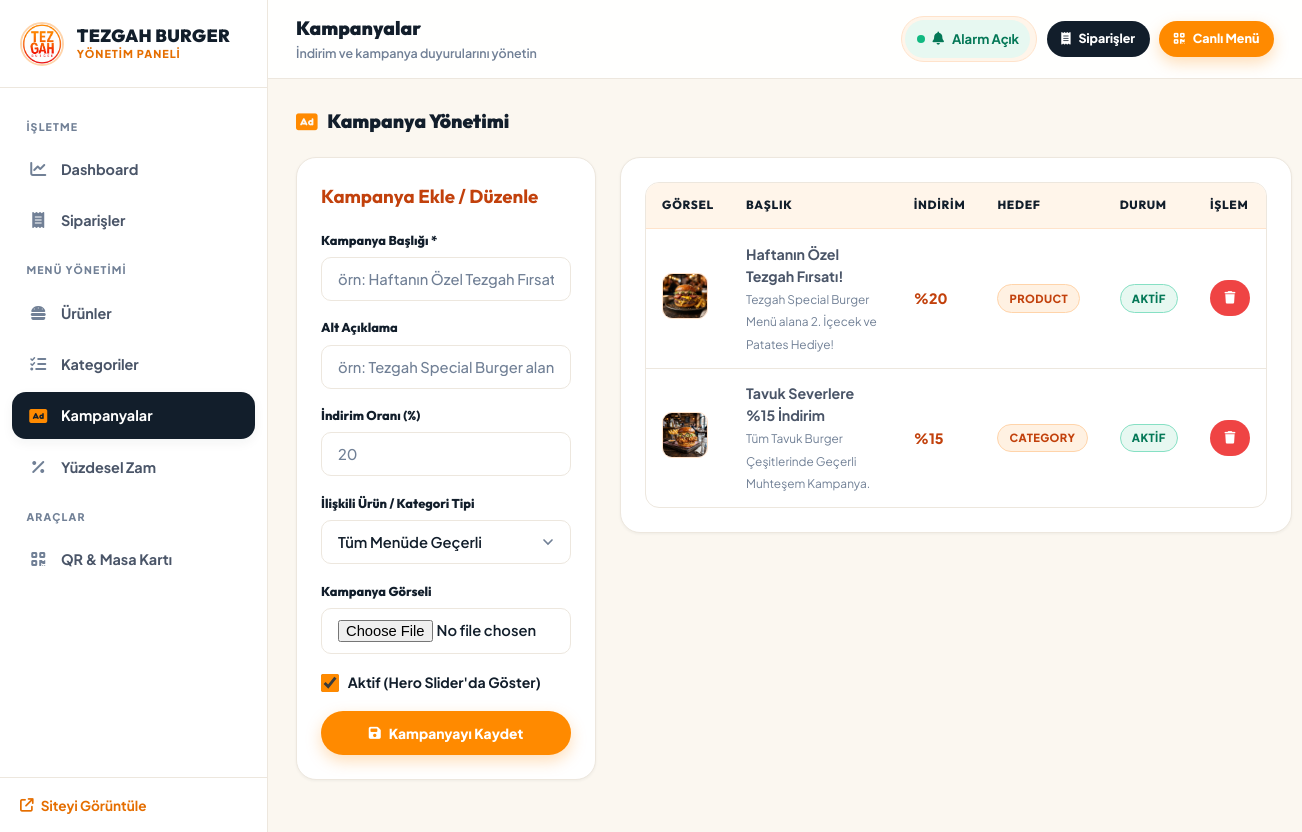
The app's page /admin/campaigns.php with its own data.
### tables this page shows
CREATE TABLE IF NOT EXISTS campaigns (
    id INT AUTO_INCREMENT PRIMARY KEY,
    title VARCHAR(150) NOT NULL,
    subtitle VARCHAR(255) DEFAULT NULL,
    image VARCHAR(255) DEFAULT NULL,
    discount_percentage DECIMAL(5,2) DEFAULT NULL,
    discount_amount DECIMAL(10,2) DEFAULT NULL,
    target_type VARCHAR(20) DEFAULT 'all',  
    target_id INT DEFAULT NULL,
    start_date DATE DEFAULT NULL,
    end_date DATE DEFAULT NULL,
    is_active TINYINT(1) DEFAULT 1,
    sort_order INT DEFAULT 0,
    created_at DATETIME DEFAULT CURRENT_TIMESTAMP
);

### includes/functions.php (called while the page is built, shortened)
<?php
function getCampaigns($only_active = true) {
    $db = getDB();
    $sql = "SELECT * FROM campaigns " . ($only_active ? "WHERE is_active = 1 " : "") . "ORDER BY sort_order ASC, created_at DESC";
    $stmt = $db->prepare($sql);
    $stmt->execute();
    return $stmt->fetchAll();
}
    ob_start(); ?>

### admin/campaigns.php (the view, shortened to what this page needs)
<?php
$page_title = 'Kampanyalar';
$page_subtitle = 'İndirim ve kampanya duyurularını yönetin';
require_once __DIR__ . '/inc/header.php';
$campaigns = getCampaigns(false);
?>
<div class="card-header-flex">
    <h2 class="card-title"><i class="fa-solid fa-rectangle-ad"></i> Kampanya Yönetimi</h2>
</div>
<div class="split-grid">
    <div class="admin-card">
        <h3 style="font-family: var(--font-heading); margin-bottom: 1.25rem; color: var(--gold-accent);">Kampanya Ekle / Düzenle</h3>
        <form action="campaigns.php" method="POST" enctype="multipart/form-data">
            <div class="form-group">
                <label class="form-label">Kampanya Başlığı *</label>
                <input type="text" name="title" id="campTitle" class="form-control" required placeholder="örn: Haftanın Özel Tezgah Fırsatı!">
            </div>
            <div class="form-group">
                <label class="form-label">Alt Açıklama</label>
                <input type="text" name="subtitle" id="campSubtitle" class="form-control" placeholder="örn: Tezgah Special Burger alana 2. İçecek Hediye!">
            </div>
            <div class="form-group">
                <label class="form-label">İndirim Oranı (%)</label>
                <input type="number" step="1" name="discount_percentage" id="campDiscount" class="form-control" placeholder="20">
            </div>
            <div class="form-group">
                <label class="form-label">İlişkili Ürün / Kategori Tipi</label>
                <select name="target_type" id="campTargetType" class="form-control" onchange="toggleTargetSelect()">
                    <option value="all">Tüm Menüde Geçerli</option>
                </select>
            </div>
            <div class="form-group">
                <label class="form-label">Kampanya Görseli</label>
                <input type="file" name="image" class="form-control" accept="image/*">
            </div>
            <div class="form-group">
                <label class="check-row">
                    <input type="checkbox" name="is_active" id="campActive" value="1" checked> Aktif (Hero Slider'da Göster)
                </label>
            </div>
            <button type="submit" name="save_campaign" class="btn btn-primary" style="width: 100%;">
                <i class="fa-solid fa-save"></i> Kampanyayı Kaydet
            </button>
        </form>
    </div>
    <div class="admin-card">
        <div class="table-responsive">
            <table class="admin-table">
                <thead>
                    <tr>
                        <th>Görsel</th>
                        <th>Başlık</th>
                        <th>İndirim</th>
                        <th>Hedef</th>
                        <th>Durum</th>
                        <th>İşlem</th>
                    </tr>
                </thead>
                <tbody>
                    <?php foreach ($campaigns as $camp): ?>
                        <tr>
                            <td>
                                <img src="../public/<?= htmlspecialchars($camp['image'] ?: 'assets/images/food/tezgah_hero_burger_1786727437034.jpg') ?>" class="thumb-sm" alt="">
                            </td>
                            <td style="font-weight: 700;">
                                <?= htmlspecialchars($camp['title']) ?>
                                <br><small style="color: var(--text-muted); font-weight: normal;"><?= htmlspecialchars($camp['subtitle']) ?></small>
                            </td>
                            <td style="font-weight: 800; color: var(--gold-accent);">
                                <?= $camp['discount_percentage'] ? '%' . intval($camp['discount_percentage']) : '-' ?>
                            </td>
                            <td>
                                <span class="status-badge accent">
                                    <?= strtoupper($camp['target_type']) ?>
                                </span>
                            </td>
                            <td>
                                <span class="status-badge <?= $camp['is_active'] ? 'active' : 'inactive' ?>">
                                    <?= $camp['is_active'] ? 'AKTİF' : 'PASİF' ?>
                                </span>
                            </td>
                            <td>
                                <a href="campaigns.php?action=delete&id=<?= $camp['id'] ?>" onclick="return confirm('Kampanyayı silmek istediğinize emin misiniz?')" class="btn btn-danger btn-sm"><i class="fa-solid fa-trash"></i></a>
                            </td>
                        </tr>
                    <?php endforeach; ?>
                </tbody>
            </table>
        </div>
    </div>
</div>
<?php require_once __DIR__ . '/inc/footer.php'; ?>

### admin/inc/header.php (shortened to what this page needs)
<?php
require_once __DIR__ . '/../../includes/functions.php';
$page_title = $page_title ?? 'Yönetim Portalı';
$page_subtitle = $page_subtitle ?? 'Tezgah Burger Kahramanmaraş';
?>
<!DOCTYPE html>
<html lang="tr">
<head>
    <link rel="stylesheet" href="https://cdnjs.cloudflare.com/ajax/libs/font-awesome/6.4.0/css/all.min.css">
    <link rel="stylesheet" href="../public/assets/css/admin.css">
</head>
<body>
<div class="admin-layout">
    <?php require_once __DIR__ . '/sidebar.php'; ?>
    <div class="admin-main">
        <header class="admin-topbar">
            <div style="display: flex; align-items: center; gap: 0.9rem; min-width: 0;">
                <div style="min-width:0;">
                    <h1 class="topbar-title"><?= htmlspecialchars($page_title) ?></h1>
                    <div class="topbar-subtitle"><?= htmlspecialchars($page_subtitle) ?></div>
                </div>
            </div>
            <div class="topbar-actions">
                <div class="alarm-cluster">
                    <button type="button" class="alarm-toggle" id="alarmToggleBtn" aria-pressed="true"
                            title="Yeni sipariş sesli uyarısını aç / kapat">
                        <span class="alarm-dot"></span>
                        <i class="fa-solid fa-bell"></i>
                        <span class="alarm-text">Alarm Açık</span>
                    </button>
                </div>
                <a href="orders.php" class="btn btn-navy btn-sm" style="position: relative;">
                    <i class="fa-solid fa-receipt"></i> Siparişler
                </a>
                <a href="../qr.php" target="_blank" rel="noopener" class="btn btn-primary btn-sm">
                    <i class="fa-solid fa-qrcode"></i> Canlı Menü
                </a>
            </div>
        </header>
        <main class="admin-content">

### admin/inc/sidebar.php (shortened to what this page needs)
<?php
$current_page = basename($_SERVER['PHP_SELF']);
$nav_groups = [
    'İŞLETME' => [
        ['file' => 'index.php',        'icon' => 'fa-chart-line',   'label' => 'Dashboard'],
        ['file' => 'orders.php',       'icon' => 'fa-receipt',      'label' => 'Siparişler', 'badge' => true],
    ],
    'MENÜ YÖNETİMİ' => [
        ['file' => 'products.php',     'icon' => 'fa-burger',       'label' => 'Ürünler'],
        ['file' => 'categories.php',   'icon' => 'fa-list-check',   'label' => 'Kategoriler'],
        ['file' => 'campaigns.php',    'icon' => 'fa-rectangle-ad', 'label' => 'Kampanyalar'],
        ['file' => 'price_update.php', 'icon' => 'fa-percent',      'label' => 'Yüzdesel Zam'],
    ],
    'ARAÇLAR' => [
        ['file' => 'qr_builder.php',   'icon' => 'fa-qrcode',       'label' => 'QR & Masa Kartı'],
    ]
];
?>
<aside class="admin-sidebar" id="adminSidebar">
    <div class="sidebar-header">
        <img src="../public/assets/images/logo.jpg" alt="Tezgah Burger logosu">
        <div>
            <div class="sidebar-title">TEZGAH BURGER</div>
            <div class="sidebar-sub">Yönetim Paneli</div>
        </div>
    </div>
    <nav class="sidebar-nav" aria-label="Panel menüsü">
        <?php foreach ($nav_groups as $group_label => $items): ?>
            <div class="sidebar-group-label"><?= $group_label ?></div>
            <?php foreach ($items as $item):
                $is_active = $current_page === $item['file'];
            ?>
                <a href="<?= $item['file'] ?>"
                   class="nav-item-link <?= $is_active ? 'active' : '' ?>"
                   <?= $is_active ? 'aria-current="page"' : '' ?>>
                    <i class="fa-solid <?= $item['icon'] ?>"></i>
                    <span><?= $item['label'] ?></span>
                </a>
            <?php endforeach; ?>
        <?php endforeach; ?>
    </nav>
    <div class="sidebar-footer">
        <a href="../index.php" target="_blank" rel="noopener">
            <i class="fa-solid fa-arrow-up-right-from-square"></i> Siteyi Görüntüle
        </a>
    </div>
</aside>

### admin/inc/footer.php (shortened to what this page needs)
        </main>
    </div>
</div>
</body>
</html>

### records on screen
campaigns: image (picture), title "Haftanın Özel Tezgah Fırsatı!", subtitle "Tezgah Special Burger Menü alana 2. İçecek ve Patates Hediye!", discount_percentage "20", target_type "PRODUCT", is_active "AKTİF"
campaigns: image (picture), title "Tavuk Severlere %15 İndirim", subtitle "Tüm Tavuk Burger Çeşitlerinde Geçerli Muhteşem Kampanya.", discount_percentage "15", target_type "CATEGORY", is_active "AKTİF"

### other values on screen
$group_label "İŞLETME"
$item['label'] "Dashboard"
$item['label'] "Siparişler"
$group_label "MENÜ YÖNETİMİ"
$item['label'] "Ürünler"
$item['label'] "Kategoriler"
$item['label'] "Kampanyalar"
$item['label'] "Yüzdesel Zam"
$group_label "ARAÇLAR"
$item['label'] "QR & Masa Kartı"
$page_title "Kampanyalar"
$page_subtitle "İndirim ve kampanya duyurularını yönetin"
